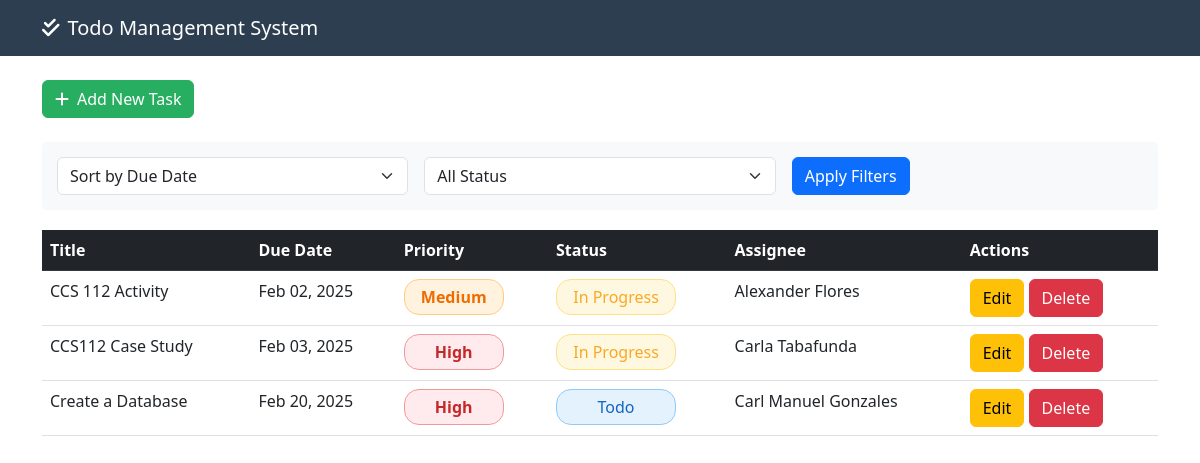
Before: / with the older database file.
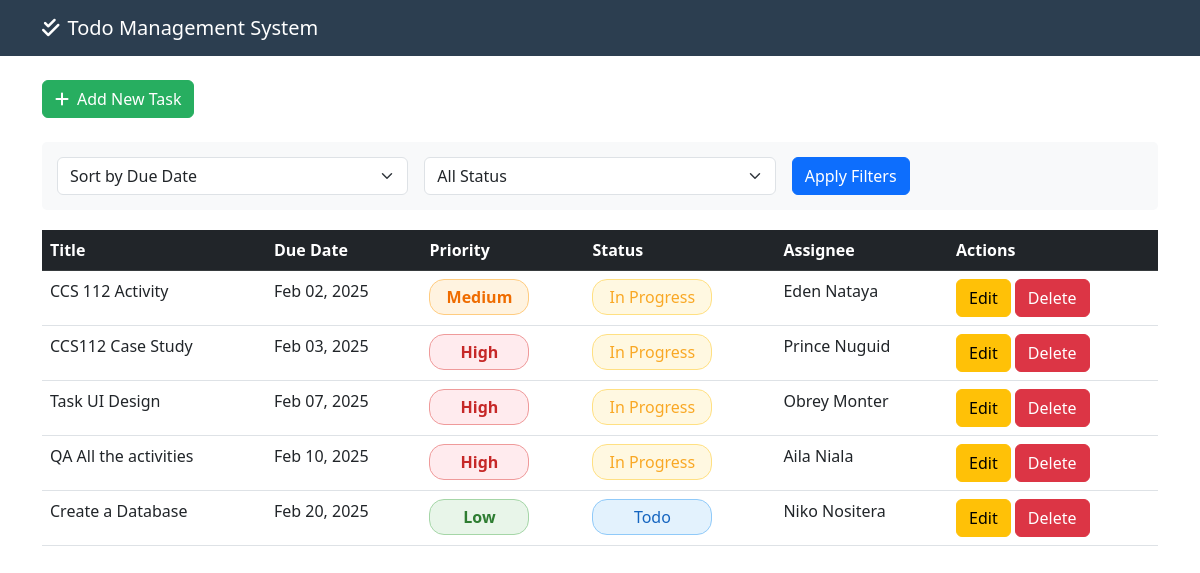
After: the same page with the newer database file.
### tables this page shows
CREATE TABLE `tasks` (
  `id` int(11) NOT NULL,
  `title` varchar(255) NOT NULL,
  `description` text DEFAULT NULL,
  `due_date` date NOT NULL,
  `priority` enum('Low','Medium','High') DEFAULT 'Medium',
  `status` enum('todo','in_progress','done') DEFAULT 'todo',
  `created_at` timestamp NOT NULL DEFAULT current_timestamp(),
  `updated_at` timestamp NOT NULL DEFAULT current_timestamp() ON UPDATE current_timestamp(),
  `assignee_id` int(11) DEFAULT NULL
);

CREATE TABLE `users` (
  `id` int(11) NOT NULL,
  `name` varchar(255) NOT NULL
);

### index.php (the view, shortened to what this page needs)
<!DOCTYPE html>
<html lang="en">
<head>
    <link href="https://cdn.jsdelivr.net/npm/bootstrap@5.3.0/dist/css/bootstrap.min.css" rel="stylesheet">
    <link rel="stylesheet" href="https://cdnjs.cloudflare.com/ajax/libs/font-awesome/6.0.0/css/all.min.css">
</head>
<body>
    <nav class="navbar navbar-expand-lg navbar-dark mb-4">
        <div class="container">
            <a class="navbar-brand" href="#"><i class="fas fa-check-double me-2"></i>Todo Management System</a>
        </div>
    </nav>
    <div class="container">
        <div class="row mb-4">
            <div class="col">
                <a href="add_task.php" class="btn add-task-btn text-white">
                    <i class="fas fa-plus me-2"></i>Add New Task
                </a>
            </div>
        </div>
        <div class="filter-section">
            <form class="row g-3">
                <div class="col-md-4">
                    <select class="form-select" name="sort_by">
                        <option value="due_date">Sort by Due Date</option>
                    </select>
                </div>
                <div class="col-md-4">
                    <select class="form-select" name="status_filter">
                        <option value="all">All Status</option>
                    </select>
                </div>
                <div class="col-md-4">
                    <button type="submit" class="btn btn-primary">Apply Filters</button>
                </div>
            </form>
        </div>
        <div class="table-responsive">
            <table class="table table-hover">
                <thead class="table-dark">
                    <tr>
                        <th>Title</th>
                        <th>Due Date</th>
                        <th>Priority</th>
                        <th>Status</th>
                        <th>Assignee</th>
                        <th>Actions</th>
                    </tr>
                </thead>
                <tbody>
                    <?php
                    include 'db_connect.php';
                    $sort = isset($_GET['sort_by']) ? $_GET['sort_by'] : 'due_date';
                    $query = "SELECT * FROM tasks";
                    if ($sort == 'priority') {
                        $query .= " ORDER BY FIELD(priority, 'High', 'Medium', 'Low')";
                    } elseif ($sort == 'status') {
                        $query .= " ORDER BY FIELD(status, 'todo', 'in_progress', 'done')";
                    } else {
                        $query .= " ORDER BY due_date";
                    }
                    $result = mysqli_query($conn, $query);
                    while ($row = mysqli_fetch_assoc($result)) {
                        $assignee_name = 'No assignee';
                        if ($row['assignee_id']) {
                            $assignee_query = "SELECT name FROM users WHERE id = {$row['assignee_id']}";
                            $assignee_result = mysqli_query($conn, $assignee_query);
                            $assignee = mysqli_fetch_assoc($assignee_result);
                            $assignee_name = $assignee['name'];
                        }
                    ?>
                    <tr data-href="view_task.php?id=<?php echo $row['id']; ?>" class="clickable-row">
                        <td><?php echo htmlspecialchars($row['title']); ?></td>
                        <td><?php echo date('M d, Y', strtotime($row['due_date'])); ?></td>
                        <td>
                            <span class="priority-badge priority-<?php echo strtolower($row['priority']); ?>">
                                <?php echo $row['priority']; ?>
                            </span>
                        </td>
                        <td>
                            <span class="status-badge status-<?php echo str_replace('_', '-', $row['status']); ?>">
                                <?php echo ucwords(str_replace('_', ' ', $row['status'])); ?>
                            </span>
                        </td>
                        <td><?php echo $assignee_name; ?></td>
                        <td>
                            <a href="edit_task.php?id=<?php echo $row['id']; ?>" class="btn btn-warning">Edit</a>
                            <a href="delete_task.php?id=<?php echo $row['id']; ?>" class="btn btn-danger delete-link">Delete</a>
                        </td>
                    </tr>
                    <?php } ?>
                </tbody>
            </table>
        </div>
    </div>
</body>
</html>

### index.php (style rules this page uses)
.navbar { background-color: #2c3e50; }
.navbar-brand { color: white !important; }
.add-task-btn { background-color: #27ae60; border-color: #27ae60; }
.filter-section { background-color: #f8f9fa; padding: 15px; border-radius: 5px; margin-bottom: 20px; }
.priority-badge { padding: 5px 10px; border-radius: 15px; font-weight: bold; text-align: center; width: 100px; display: inline-block; }
.priority-high { background-color: #ffebee; color: #c62828; border: 1px solid #ef9a9a; }
.priority-medium { background-color: #fff3e0; color: #ef6c00; border: 1px solid #ffcc80; }
.priority-low { background-color: #e8f5e9; color: #2e7d32; border: 1px solid #a5d6a7; }
.status-badge { padding: 5px 10px; border-radius: 15px; text-align: center; width: 120px; display: inline-block; }
.status-todo { background-color: #e3f2fd; color: #1565c0; border: 1px solid #90caf9; }
.status-in-progress { background-color: #fff8e1; color: #f9a825; border: 1px solid #ffe082; }

Changed rows visible on the page:
changed tasks "CCS 112 Activity": assignee.name "Alexander Flores" → "Eden Nataya"
changed through a linked row, tasks "CCS112 Case Study": assignee.name "Carla Tabafunda" → "Prince Nuguid"
added tasks: title "Task UI Design", due_date "Feb 07, 2025", priority "High", status "In Progress", assignee.name "Obrey Monter"
added tasks: title "QA All the activities", due_date "Feb 10, 2025", priority "High", status "In Progress", assignee.name "Aila Niala"
changed tasks "Create a Database": priority "High" → "Low"; assignee.name "Carl Manuel Gonzales" → "Niko Nositera"
